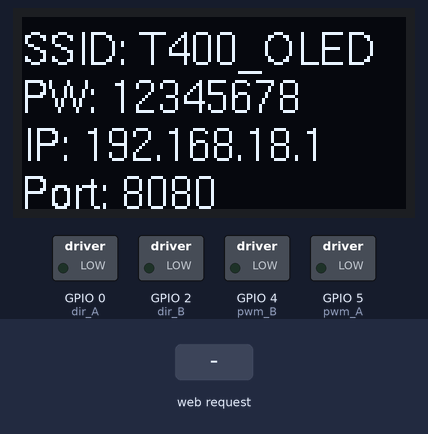
Simulated run of this sketch. Board: ESP8266 (NodeMCU). On the bench: 128×64 one-colour display, switched loads named in the sketch (green lamp = pin HIGH). The inputs (shaded band) are chosen by the test bench. What the sketch prints to the serial monitor is not drawn.

Above: at 1.2 s.
1.3 s: HTTP request GET /move?dir=B received
At 2.2 s:
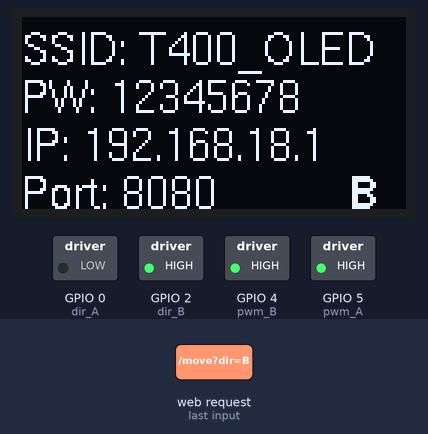
2.8 s: HTTP request GET /move?dir=L received
At 3.4 s:
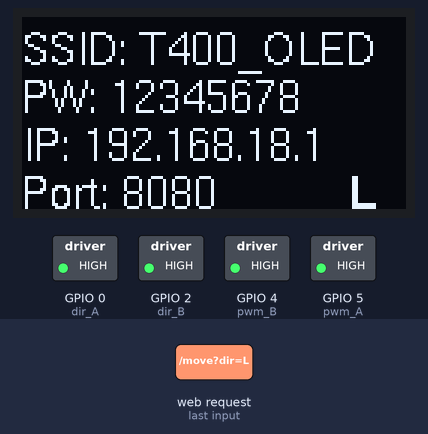
4.3 s: HTTP request GET /move?dir=F received
At 5.5 s:
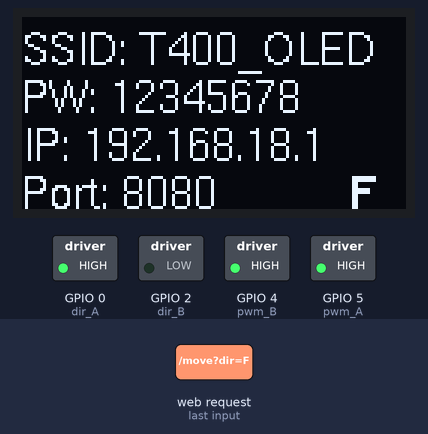
5.8 s: HTTP request GET /move?dir=S received
At 6.8 s:
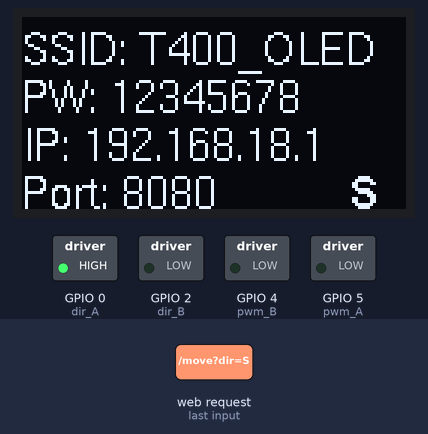
Timing chart, 0 to 8.3 s (numbered marks = the images above; inputs shaded):
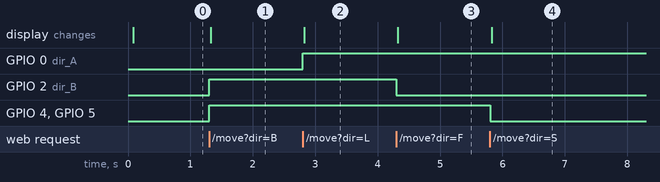

Measured:
- after the input at 1.3 s, GPIO 2 (dir_B), GPIO 4 (pwm_B), GPIO 5 (pwm_A): LOW → HIGH at once; the display: changes at once (image 1)
- after the input at 2.8 s, GPIO 0 (dir_A): LOW → HIGH at once; the display: changes at once (image 2)
- after the input at 4.3 s, GPIO 2 (dir_B): HIGH → LOW at once; the display: changes at once (image 3)
- after the input at 5.8 s, GPIO 4 (pwm_B), GPIO 5 (pwm_A): HIGH → LOW at once; the display: changes at once (image 4)

The sketch:

Wificar24_AP.ino
```cpp
/**
  @brief   Control ESP8266 Wifi Car with a smartphone in AP mode
  @author  Matthias Kreier
  @date    2024-03-13
*/

#include <ESP8266WiFi.h>
#include <ESP8266WebServer.h>
#include <U8g2lib.h>

const char *ssid = "Wificar24";
const char *password = "12345678";

IPAddress ip(192, 168, 42, 17);
IPAddress netmask(255, 255, 255, 0);
const int port = 8080; // Port
ESP8266WebServer server(port);

U8G2_SSD1306_128X64_NONAME_F_SW_I2C u8g2(U8G2_R0, 12, 14);
const char *dir = "X";

static const uint8_t pwm_A = 5 ;
static const uint8_t pwm_B = 4;
static const uint8_t dir_A = 0;
static const uint8_t dir_B = 2;

// Motor speed = [0-1024]
int motor_speed = 1024;

void setup() {
  Serial.begin(74880);
  Serial.println("\nWificar24");
  u8g2.begin();
  u8g2.setFont(u8g2_font_helvR10_tf);
  u8g2.drawStr(0,16,"SSID: T400_OLED");
  u8g2.drawStr(0,32,"PW: 12345678");
  u8g2.sendBuffer();
  WiFi.mode(WIFI_AP);
  WiFi.softAPConfig(ip, ip, netmask);
  WiFi.softAP(ssid, password);

  pinMode(pwm_A, OUTPUT); // PMW A
  pinMode(pwm_B, OUTPUT); // PMW B
  pinMode(dir_A, OUTPUT); // DIR A
  pinMode(dir_B, OUTPUT); // DIR B

  server.on("/move", HTTP_GET, handleMoveRequest);
  server.onNotFound(handleNotFound);
  server.begin();
  u8g2.drawStr(0,48,"IP: 192.168.18.1");
  u8g2.drawStr(0,64,"Port: 8080");
  u8g2.sendBuffer();
}

void loop() {
  server.handleClient();
}

void handleMoveRequest() {
  if (!server.hasArg("dir")) {
    server.send(404, "text / plain", "Move: undefined");
    return;
  }
  String direction = server.arg("dir");
  if (direction.equals("F")) {
    forward();
    server.send(200, "text / plain", "Move: forward");
    dir = "F";
  }
  else if (direction.equals("B")) {
    backward();
    server.send(200, "text / plain", "Move: backward");
    dir = "B";
  }
  else  if (direction.equals("S")) {
    stop_motors();
    server.send(200, "text / plain", "Move: stop");
    dir = "S";
  }
  else  if (direction.equals("L")) {
    turn_left();
    server.send(200, "text / plain", "Turn: Left");
    dir = "L";
  }
  else  if (direction.equals("R")) {
    turn_right();
    server.send(200, "text / plain", "Turn: Right");
    dir = "R";
  }
  else {
    server.send(404, "text / plain", "Move: undefined");
  }
  u8g2.setFont(u8g2_font_profont17_mf);
  u8g2.drawStr(110,64,dir);
  u8g2.sendBuffer();
}

void handleNotFound() {
  server.send(404, "text / plain", "404: Not found");
}


void stop_motors() {
  analogWrite(pwm_A, 0);
  analogWrite(pwm_B, 0);
}

void backward() {
  analogWrite(pwm_A, motor_speed);
  analogWrite(pwm_B, motor_speed);
  digitalWrite(dir_A, LOW);
  digitalWrite(dir_B, HIGH);
}

void forward() {
  analogWrite(pwm_A, motor_speed);
  analogWrite(pwm_B, motor_speed);
  digitalWrite(dir_A, HIGH);
  digitalWrite(dir_B, LOW);
}

void turn_left() {
  analogWrite(pwm_A, motor_speed);
  analogWrite(pwm_B, motor_speed);
  digitalWrite(dir_A, HIGH);
  digitalWrite(dir_B, HIGH);
}

void turn_right() {
  analogWrite(pwm_A, motor_speed);
  analogWrite(pwm_B, motor_speed);
  digitalWrite(dir_A, LOW);
  digitalWrite(dir_B, LOW);
}
```
